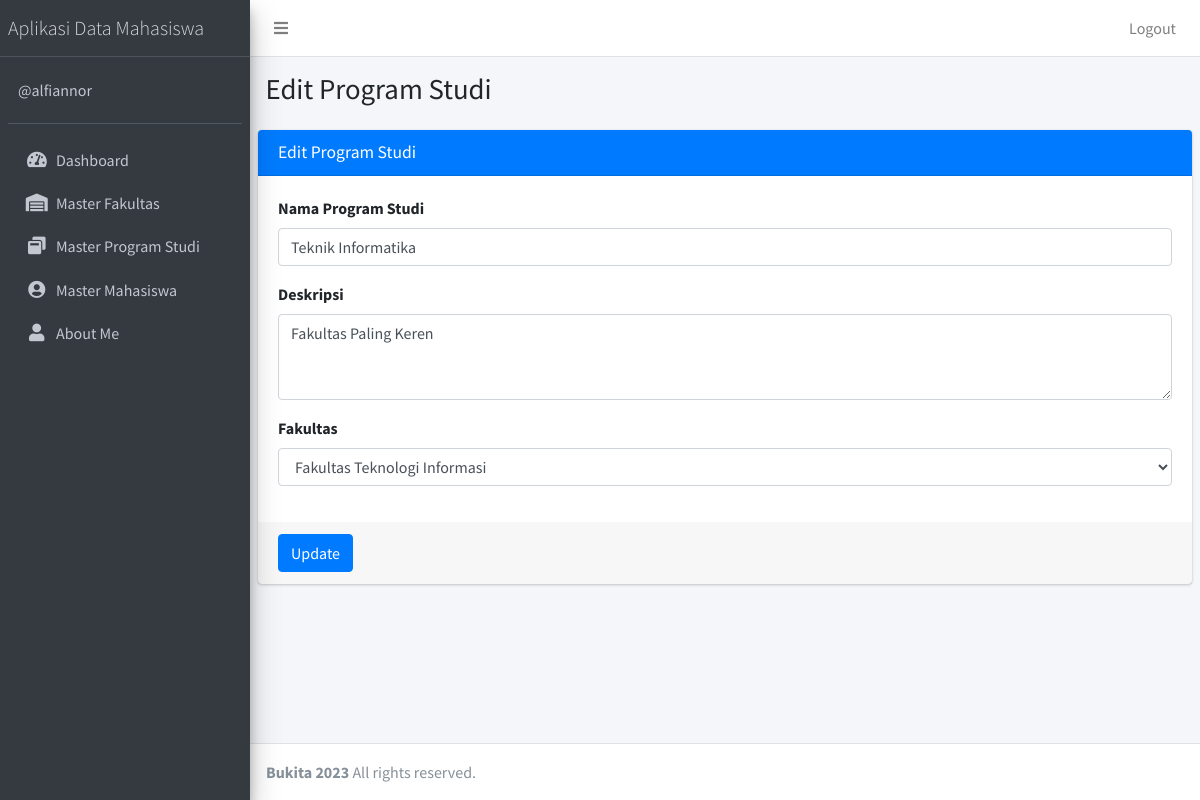
Screenshot of /public/programstudi/edit/1 (signed in) with the database file from the repository.
### tables this page shows
CREATE TABLE `programstudi` (
  `ProgramStudiID` int NOT NULL,
  `NamaProgramStudi` varchar(255) NOT NULL,
  `Deskripsi` text,
  `FakultasID` int DEFAULT NULL
);

CREATE TABLE `fakultas` (
  `FakultasID` int NOT NULL,
  `NamaFakultas` varchar(255) NOT NULL,
  `AlamatFakultas` text,
  `Deskripsi` text
);

### app/core/Controller.php (called while the page is built, shortened)
<?php
class Controller
{
    public function view($view, $data = [])
    {
        require_once '../app/views/' . $view . '.php';
    }
    public function model($model)
    {
        return new $model;
    }
}

### app/controllers/ProgramStudi.php (called while the page is built, shortened)
<?php
class ProgramStudi extends Controller
{
    public function edit($id)
    {
        $data['title'] = 'Edit Program Studi';
        $data['programstudi'] = $this->model('ProgramStudiModel')->getProgramStudiById($id);
        $data['fakultas'] = $this->model('FakultasModel')->getAllFakultas();
        $this->view('programstudi/edit', $data);
    }
}

### app/core/App.php (called while the page is built, shortened)
<?php
class App
{
    protected $method = 'index';
    protected $params = [];
    public function __construct()
    {
        $url = $this->parseURL();
        if (is_array($url) && isset($url[0]) && file_exists('../app/controllers/' . $url[0] . '.php')) {
            unset($url[0]);
        }
        $this->controller = new $this->controller;
        if (isset($url[1])) {
            if (method_exists($this->controller, $url[1])) {
                $this->method = $url[1];
                unset($url[1]);
            }
        }
        if (!empty($url)) {
            $this->params = array_values($url);
        }
        call_user_func_array([$this->controller, $this->method], $this->params);
    }
    public function parseURL()
    {
        if (isset($_GET['url'])) {
            $url = rtrim($_GET['url'], '/');
            $url = filter_var($url, FILTER_SANITIZE_URL);
            $url = explode('/', $url);
            return $url;
        }
    }
}

### public/index.php (called while the page is built, shortened)
<?php
$app = new App;

### app/core/Database.php (called while the page is built, shortened)
<?php
class Database
{
    private $host = DB_HOST;
    private $user = DB_USER;
    private $pass = DB_PASS;
    private $dbnm = DB_NAME;
    private $dbh;
    private $stmt;
    public function __construct()
    {
        $dsn = 'mysql:host=' . $this->host . ';dbname=' . $this->dbnm;
        $option = [
            PDO::ATTR_PERSISTENT => true,
            PDO::ATTR_ERRMODE => PDO::ERRMODE_EXCEPTION
        ];
        try {
            $this->dbh = new PDO($dsn, $this->user, $this->pass, $option);
        } catch (PDOException $e) {
            die($e->getMessage());
        }
    }
    public function query($query)
    {
        $this->stmt = $this->dbh->prepare($query);
    }
    public function bind($param, $value, $type = null)
    {
        if (is_null($type)) {
            switch (true) {
                default:
                    $type = PDO::PARAM_STR;
            }
        }
        $this->stmt->bindValue($param, $value, $type);
    }
    public function execute()
    {
        $this->stmt->execute();
    }
    public function resultSet()
    {
        $this->execute();
        return $this->stmt->fetchAll(PDO::FETCH_ASSOC);
    }
    public function single()
    {
        $this->execute();
        return $this->stmt->fetch(PDO::FETCH_ASSOC);
    }
}

### app/models/ProgramStudiModel.php (called while the page is built, shortened)
<?php
class ProgramStudiModel
{
    private $table = 'ProgramStudi';
    private $db;
    public function __construct()
    {
        $this->db = new Database;
    }
    public function getProgramStudiById($id)
    {
        $this->db->query('SELECT * FROM ' . $this->table . ' LEFT JOIN Fakultas ON ProgramStudi.FakultasID = Fakultas.FakultasID WHERE ProgramStudiID=:id');
        $this->db->bind('id', $id);
        return $this->db->single();
    }
}

### app/models/FakultasModel.php (called while the page is built, shortened)
<?php
class FakultasModel
{
    private $table = 'Fakultas';
    private $db;
    public function __construct()
    {
        $this->db = new Database;
    }
    public function getAllFakultas()
    {
        $this->db->query('SELECT * FROM ' . $this->table);
        return $this->db->resultSet();
    }
}

### app/views/programstudi/edit.php (the view, shortened to what this page needs)
<div class="content-wrapper">
    <section class="content-header">
        <div class="container-fluid">
            <div class="row mb-2">
                <div class="col-sm-6">
                    <h1>Edit Program Studi</h1>
                </div>
            </div>
        </div>
    </section>
    <section class="content">
        <div class="card card-primary">
            <div class="card-header">
                <h3 class="card-title"><?= $data['title']; ?></h3>
            </div>
            <form role="form" action="<?= base_url; ?>/programstudi/updateProgramStudi" method="POST" enctype="multipart/form-data">
                <div class="card-body">
                    <div class="form-group">
                        <label>Nama Program Studi</label>
                        <input type="text" class="form-control" placeholder="Masukkan nama program studi..." name="nama_program_studi" value="<?= $data['programstudi']['NamaProgramStudi']; ?>">
                    </div>
                    <div class="form-group">
                        <label>Deskripsi</label>
                        <textarea class="form-control" rows="3" placeholder="Masukkan deskripsi program studi..." name="deskripsi"><?= $data['programstudi']['Deskripsi']; ?></textarea>
                    </div>
                    <div class="form-group">
                        <label>Fakultas</label>
                        <select class="form-control" name="fakultas_id">
                            <?php foreach ($data['fakultas'] as $fakultas) : ?>
                                <option value="<?= $fakultas['FakultasID']; ?>" <?= ($data['programstudi']['FakultasID'] == $fakultas['FakultasID']) ? 'selected' : ''; ?>>
                                    <?= $fakultas['NamaFakultas']; ?>
                                </option>
                            <?php endforeach; ?>
                        </select>
                    </div>
                </div>
                <div class="card-footer">
                    <button type="submit" class="btn btn-primary">Update</button>
                </div>
            </form>
        </div>
    </section>
</div>

### rows the page displays
programstudi: nama_program_studi "Teknik Informatika", deskripsi "Fakultas Paling Keren"

### other values shown
$data['title'] "Edit Program Studi"
form field fakultas_id "Fakultas Teknologi Informasi"
